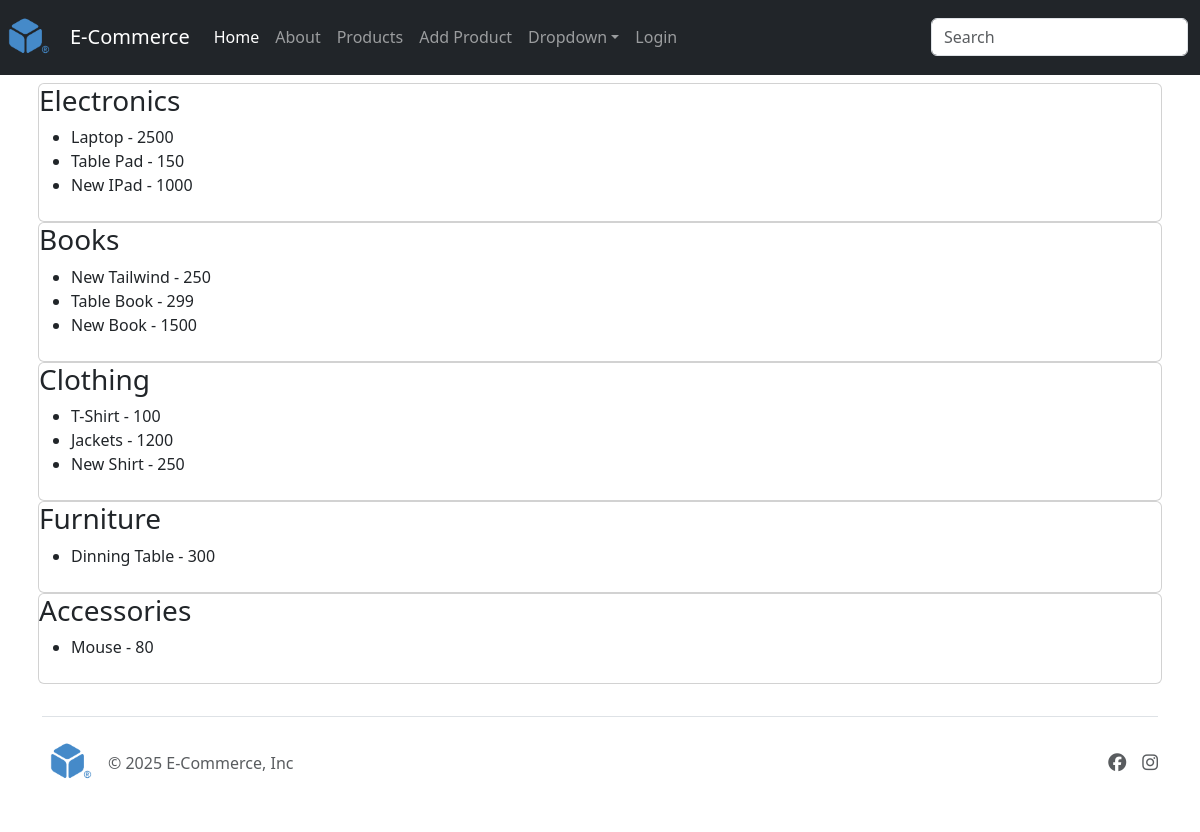
The app's page /cats/, older data.
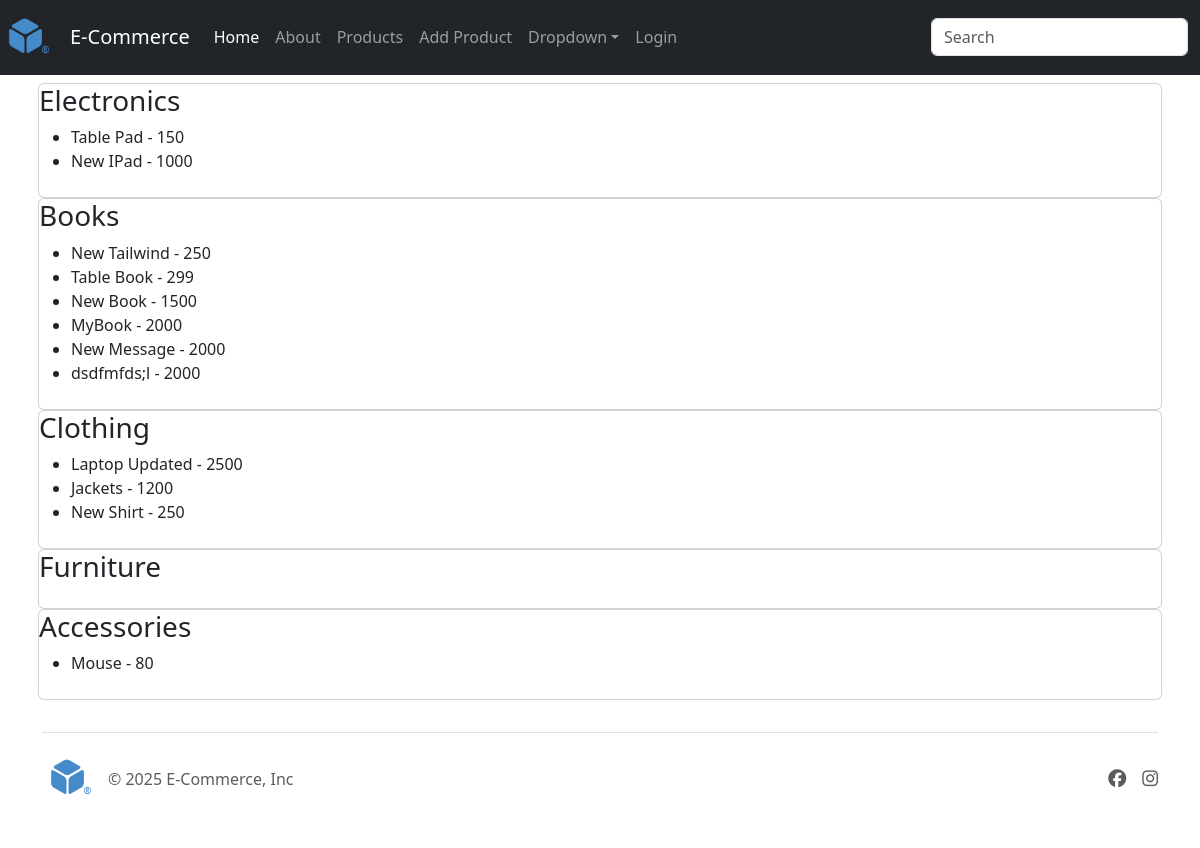
The same page, newer data.
### store/models.py (models this page shows, shortened)
class Category(models.Model): # my_category
    name = models.CharField(max_length=200, unique=True)
    description = models.TextField(null=True, blank=True)
    icon = models.CharField(max_length=100, null=True, blank=True)
    created_at = models.DateField(auto_now_add=True)
    class Meta:
        verbose_name_plural = "Categories"

class Product(models.Model):
    category = models.ForeignKey(Category, on_delete=models.CASCADE, related_name="products")
    name = models.CharField(max_length=200)
    description = models.TextField(null=True, blank=True)
    pub_date = models.DateField(null=True, blank=True)
    price = models.PositiveIntegerField() # 1000
    discount = models.DecimalField(max_digits=5, decimal_places=2, help_text="Discount Percentage i.e.", default=0) # 10%
    featured = models.BooleanField(default=0)
    image = models.ImageField(default="default.png",upload_to="images/product_images", null=True, blank=True)
    created_at = models.DateField(auto_now_add=True, null=True)
    branch = models.ManyToManyField(Branch)
    class Meta:
        verbose_name = 'Our Products'
        verbose_name_plural = 'Our Products'

### store/views.py (the view)
# urls.py: path("cats/", views.cats, name="cats" ),
def cats(request):
    cats = Category.objects.all()
    context ={
        'cats' :cats,
        'page_title' : 'Home'
    }
    return render(request, 'store/cats.html', context)

### templates/store/cats.html (shortened to what this page needs)
{% extends 'layout/base.html' %}
{% block content %}
<div class="container p-2">
    {% for cat in cats %}
    <div class="card">
        <div class="card-title">
           <h3>{{cat.name}}</h3>
           <ul>
            {% for item in cat.products.all %}
            <li>{{item.name}} - {{item.price}}</li>
            {% endfor %}
           </ul>
        </div>
    </div>
    {% endfor %}
</div>
{% endblock %}

Row changes from the older to the newer data that the page shows:
removed Product: name "T-Shirt", price "100", shown under Category "Clothing"
removed Product: name "Dinning Table", price "300", shown under Category "Furniture"
changed Category "Electronics": loses Product (name "Laptop", price "2500")
added Product: name "MyBook", price "2000", shown under Category "Books"
added Product: name "New Message", price "2000", shown under Category "Books"
added Product: name "dsdfmfds;l", price "2000", shown under Category "Books"
changed Category "Clothing": gains Product (name "Laptop Updated", price "2500")
